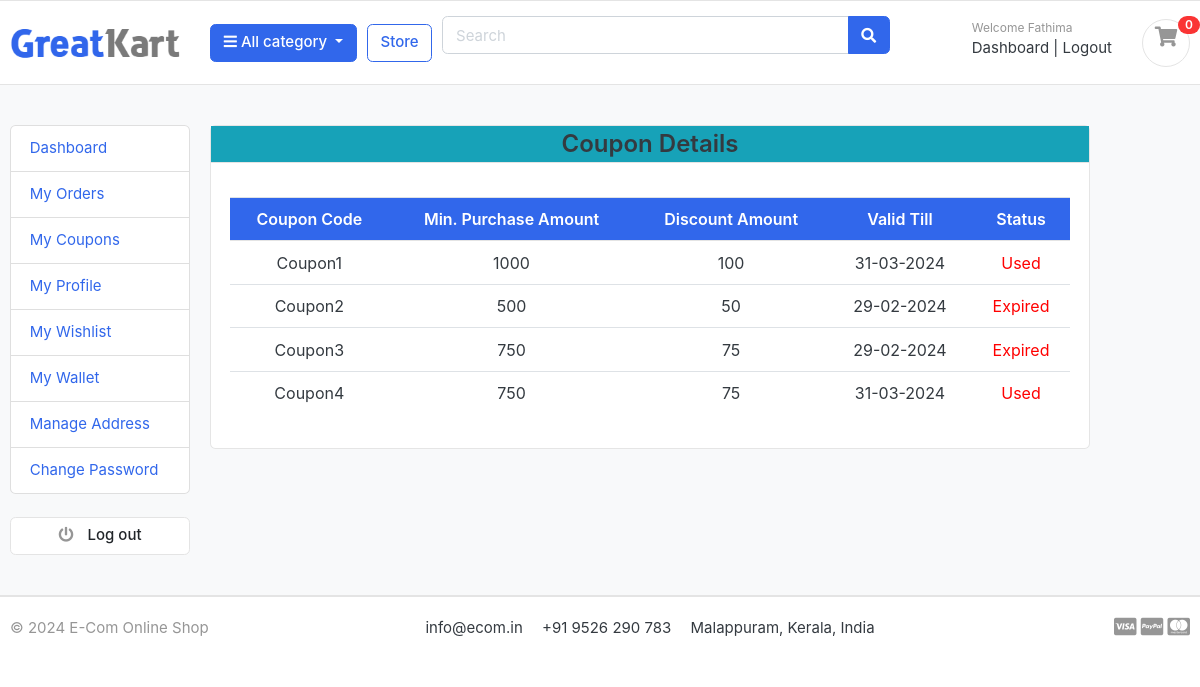
/accounts/my_coupons/ (signed in), run on the app's committed database.
### accounts/models.py (models this page shows, shortened)
class Account(AbstractBaseUser):
    first_name = models.CharField(max_length=50)
    last_name = models.CharField(max_length=50)
    email = models.EmailField(max_length=100, unique=True)
    phone_number = models.CharField(max_length=12, unique=True, default='')
    wallet = models.FloatField(null=True, default=0.0)
    date_joined = models.DateTimeField(auto_now_add=True)
    last_login = models.DateTimeField(auto_now_add=True)
    is_admin = models.BooleanField(default=False)
    is_staff = models.BooleanField(default=False)
    is_active = models.BooleanField(default=True)
    is_superadmin = models.BooleanField(default=False)
    USERNAME_FIELD = 'email'
    REQUIRED_FIELDS = ['first_name', 'last_name', 'phone_number']
    objects = MyAccountManager()
    class Meta:
        verbose_name = 'account'
        verbose_name_plural = 'accounts'

### carts/models.py (models this page shows, shortened)
class Coupons(models.Model):
    coupon_code = models.CharField(max_length=100, unique=True)
    description = models.TextField()
    minimum_amount = models.IntegerField(default=10000)
    discount = models.IntegerField(default=0)
    is_expired = models.BooleanField(default=False)
    valid_from = models.DateTimeField()
    valid_to = models.DateTimeField()
    is_listed = models.BooleanField(default=True)

### accounts/views.py (the view)
# urls.py: path('my_coupons/', views.my_coupons, name='my_coupons'),
@cache_control(no_cache=True, must_revalidate=True, no_store=True)
@login_required(login_url="login_user")
def my_coupons(request):
    if request.user.is_authenticated:
        coupons = Coupons.objects.all()
        user = request.user
        current_time = timezone.localtime(timezone.now())
        coupon_statuses = []
        for coupon in coupons:
            if coupon.valid_from <= current_time <= coupon.valid_to:
                is_used = UserCoupons.objects.filter(
                    coupon=coupon, user=user, is_used=True
                ).exists()
                coupon_statuses.append("Used" if is_used else "Active")
            else:
                coupon.is_expired = True
                coupon.save()
                coupon_statuses.append("Expired")
        coupon_data = zip(coupons, coupon_statuses)
        context = {"coupon_data": coupon_data}
        return render(request, "accounts/my-coupons.html", context)
    else:
        return redirect("login_user")

### carts/context_processors.py (called while the page is built)
def counter(request):
    cart_count = 0
    if 'admin' in request.path:
        return {}
    else:
        try:
            cart = Cart.objects.filter(cart_id = _cart_id(request))
            if request.user.is_authenticated:
                cart_items = CartItem.objects.all().filter(user=request.user)
            else:
                cart_items = CartItem.objects.all().filter(cart=cart[:1])
            for cart_item in cart_items:
                cart_count += cart_item.quantity
        except Cart.DoesNotExist:
            cart_count = 0
    return dict(cart_count=cart_count)

### carts/views.py (called while the page is built)
def _cart_id(request):
    cart = request.session.session_key
    if not cart:
        cart = request.session.create()
    return cart

### category/context_processors.py (called while the page is built)
def menu_links(request):
    links = Category.objects.all()
    return dict(links=links)

### category/models.py (called while the page is built)
    def get_url(self):
        return reverse('products_by_category', args=[self.slug])

### templates/accounts/my-coupons.html (shortened to what this page needs)
{% extends 'base.html' %}
{% load static %}
{% block content %}
<section class="section-conten padding-y bg">
    <div class="container">
        <div class="row">
            {% include 'includes/dashboard-sidebar.html' %}
            <main class="col-md-9">
                <article class="card">
                    <div class="table-heading text-center font-weight-bold border-bottom mb-3 bg-info"
                         style="font-size: 24px; line-height: 1.5;">Coupon Details
                    </div>
                    <div class="card-body">
                        <div class="row">
                            <div class="col-md-12">
                                <table class="table table-hover">
                                    <thead>
                                        <tr>
                                            <th class="table-heading text-center font-weight-bold bg-primary text-white border-bottom mb-3">Coupon Code</th>
                                            <th class="table-heading text-center font-weight-bold bg-primary text-white border-bottom mb-3">Min. Purchase Amount</th>
                                            <th class="table-heading text-center font-weight-bold bg-primary text-white border-bottom mb-3">Discount Amount</th>
                                            <th class="table-heading text-center font-weight-bold bg-primary text-white border-bottom mb-3">Valid Till</th>
                                            <th class="table-heading text-center font-weight-bold bg-primary text-white border-bottom mb-3">Status</th>
                                        </tr>
                                    </thead>
                                    <tbody>
                                        {% for coupon, status in coupon_data %}
                                            {% if coupon.is_listed %}
                                                <tr class="text-center">
                                                    <td>{{ coupon.coupon_code }}</td>
                                                    <td>{{ coupon.minimum_amount }}</td>
                                                    <td>{{ coupon.discount }}</td>
                                                    <td>{{ coupon.valid_to|date:"d-m-Y" }}</td>
                                                    {% if status == "Active" %}
                                                        <td style="color: green;">{{ status }}</td>
                                                    {% else %}
                                                        <td style="color: red;">{{ status }}</td>
                                                    {% endif %}
                                                </tr>
                                            {% endif %}
                                        {% endfor %}
                                    </tbody>
                                </table>
                            </div>
                        </div>
                    </div>
                </article>
            </main>
        </div>
    </div>
</section>
{% endblock %}

### templates/includes/navbar.html (shortened to what this page needs)
{% load static %}
<header class="section-header">
    <section class="header-main border-bottom">
        <div class="container">
            <div class="row align-items-center">
                <div class="col-lg-2 col-md-3 col-6">
                    <a href="{% url 'home' %}" class="brand-wrap">
                        <img class="logo" src="{% static './images/logo.png' %}">
                    </a>
                </div>
                <div class="col-lg col-sm col-md col-6 flex-grow-0">
                    <div class="category-wrap dropdown d-inline-block float-right">
                        <button type="button" class="btn btn-primary dropdown-toggle" data-toggle="dropdown">
                            <i class="fa fa-bars"></i> All category
                        </button>
                    </div>
                </div>
                <a href="{% url 'store' %}" class="btn btn-outline-primary">Store</a>
                <div class="col-lg  col-md-6 col-sm-12 col">
                    <form action="{% url 'search' %}" class="search" method="GET">
                        <div class="input-group w-100">
                            <input type="text" class="form-control" style="width:60%;" placeholder="Search" name="keyword">
                            <div class="input-group-append">
                                <button class="btn btn-primary" type="submit">
                                    <i class="fa fa-search"></i>
                                </button>
                            </div>
                        </div>
                    </form>
                </div>
                <div class="col-lg-3 col-sm-6 col-8 order-2 order-lg-3">
                    <div class="d-flex justify-content-end mb-3 mb-lg-0">
                        {% if user.id %}
                        <div class="widget-header">
                            <small class="title text-muted">Welcome {{ user.first_name }} </small>
                            <div>
                                <a href="{% url 'dashboard' %}">Dashboard</a> <span class="dark-transp"> | </span>
                                <a href="{% url 'logout_user' %}">Logout</a>
                            </div>
                        </div>
                        {% endif %}
                        <a href="{% url 'cart' %}" class="widget-header pl-3 ml-3">
                            <div class="icon icon-sm rounded-circle border"><i class="fa fa-shopping-cart pt-2"></i>
                            </div>
                            <span class="badge badge-pill badge-danger notify">{{ cart_count }}</span>
                        </a>
                    </div>
                </div>
            </div>
        </div>
    </section>
</header>

### static/css/ui.css (style rules this page uses)
html { font-family: "Inter", sans-serif; font-size: 15px; }
.icon-xs, .icon-sm, .icon-md, .icon-lg { display: inline-block; text-align: center; flex-shrink: 0; flex-grow: 0; }
.icon-sm { width: 48px; height: 48px; line-height: 48px !important; font-size: 20px; }
.padding-y { padding-top: 40px; padding-bottom: 40px; }
article:after, .form-group:after { display: block; clear: both; content: ""; }
.bg { background-color: #f8f9fa; }
.header-main { position: relative; padding-top: 1rem; padding-bottom: 1rem; }
.brand-wrap .logo, .navbar-brand .logo { margin-right: 7px; max-height: 42px; display: inline-block; }
.widget-header { display: inline-block; vertical-align: middle; position: relative; }
.widget-header a { color: #343a40; }
.widget-header i { color: #969696; }
.widget-header .title { display: block; }
.widget-header .notify { position: absolute; top: -3px; right: -10px; }
.notify { position: absolute; top: -4px; right: -10px; display: inline-block; padding: 0.25em 0.6em; font-size: 12px; line-height: 1; text-align: center; border-radius: 3rem; color: #fff; background-color: #fa3434; }

### data on the page
Account: first_name "Fathima"
Coupons: coupon_code "Coupon1", minimum_amount "1000", discount "100", valid_to "31-03-2024", status "Used"
Coupons: coupon_code "Coupon2", minimum_amount "500", discount "50", valid_to "29-02-2024", status "Expired"
Coupons: coupon_code "Coupon3", minimum_amount "750", discount "75", valid_to "29-02-2024", status "Expired"
Coupons: coupon_code "Coupon4", minimum_amount "750", discount "75", valid_to "31-03-2024", status "Used"

### other printed values
{{ cart_count }} "0"
